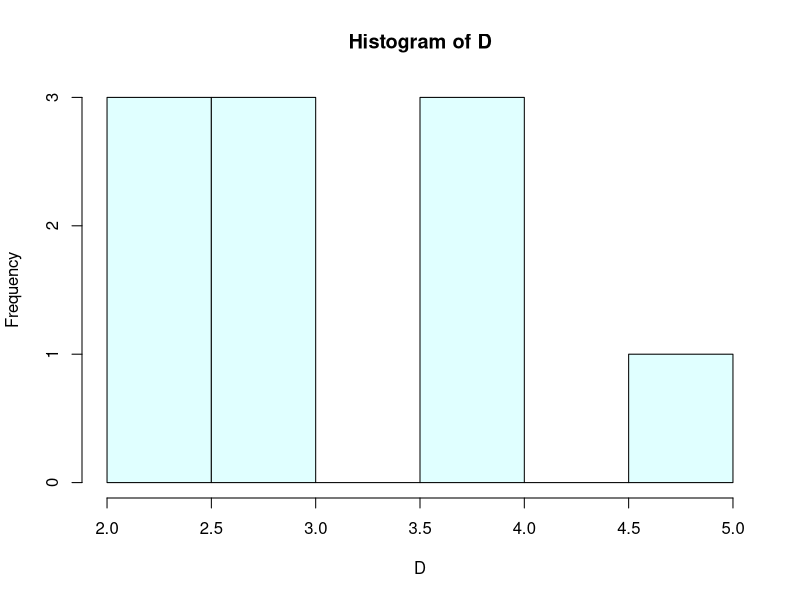

This figure's R source:
p<-function(x) {
	if (x == 1) {return(0.05);}
	else if (x == 2) {return(0.25);}
	else if (x == 3) {return(0.45);}
	else if (x == 4) {return(0.15);}
	else {return(0.1);}
}

genDiscrete<-function(sample) {
	D<-vector(length = sample);

	set.seed(1);

	for (i in 1:sample) {
		repeat {
			u<-runif(2, 0, 1);
			x = (floor(5 * u[1]) + 1);
			if (u[2] <= (p(x)/0.45)) {
				D[i] = x;
				break;
			}
		}
	}

	png("3_2.png");
	hist(D, breaks = 5, col = "light cyan", plot = TRUE);

	return(c(mean(D), var(D)));
}

output<-genDiscrete(10);

cat("The sample mean, and variance are calculated to be", output[1], ", and", output[2], "respectively.\n");
